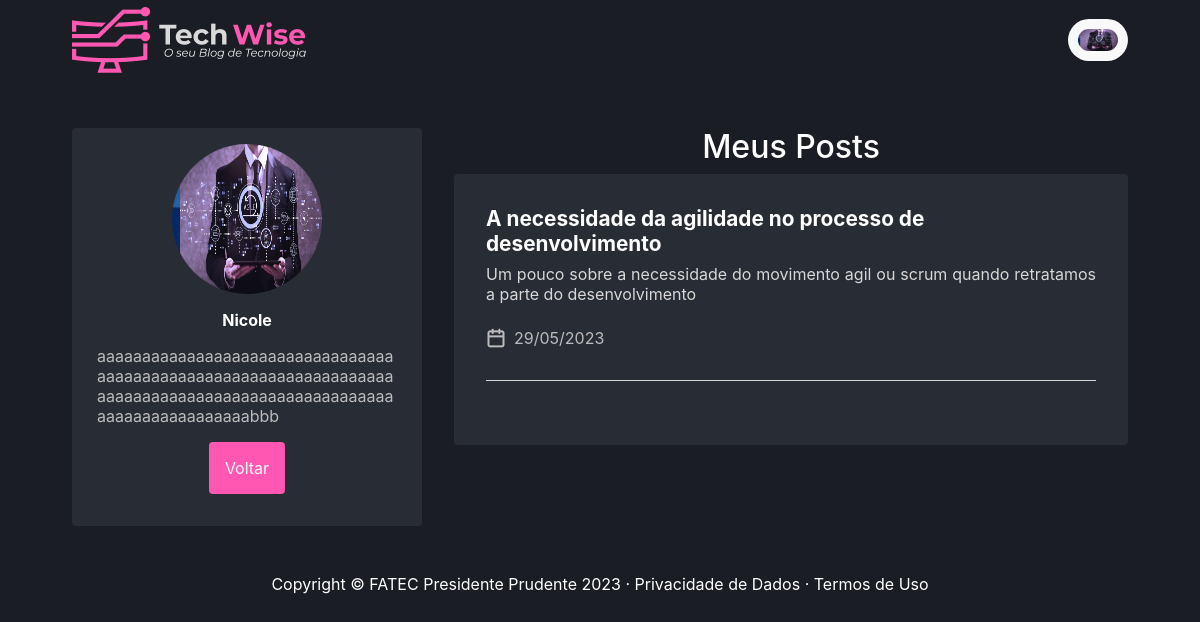
/user/author/8 (signed in), run on an earlier commit of the app's database.
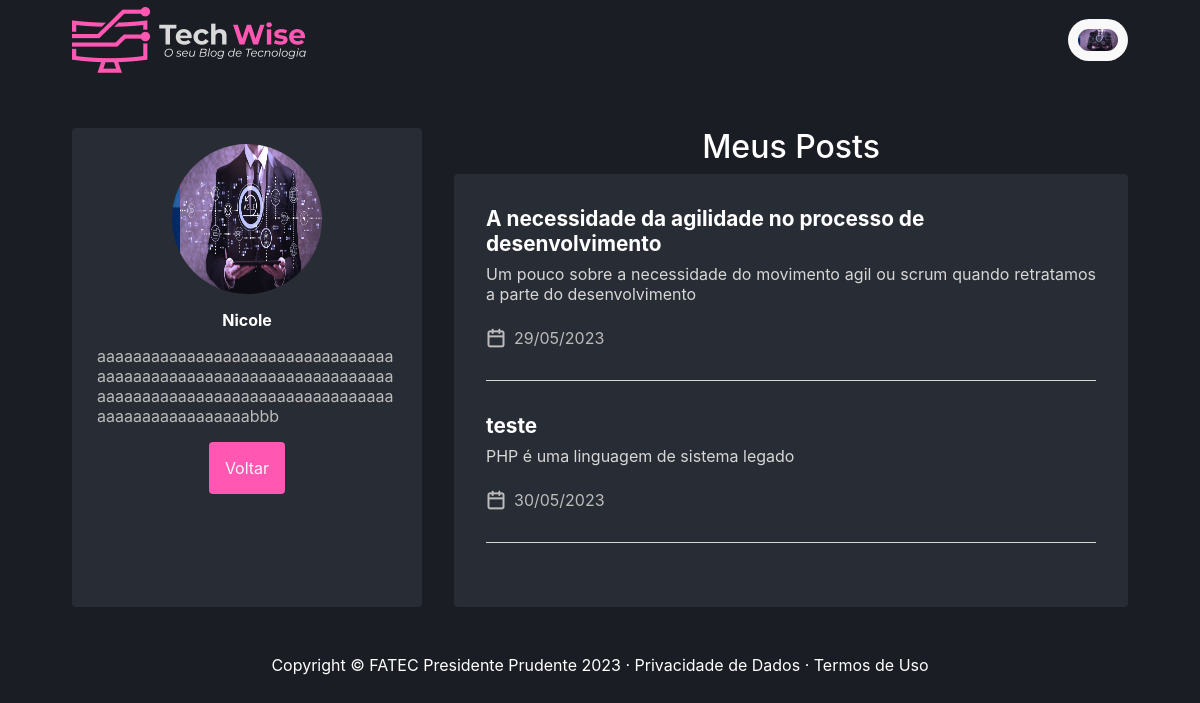
And on a later commit of the database.
### tables this page shows
CREATE TABLE `user` (
  `idUser` int(11) NOT NULL,
  `name` varchar(150) NOT NULL,
  `email` varchar(200) NOT NULL,
  `password` varchar(255) NOT NULL,
  `avatar` varchar(255) DEFAULT NULL,
  `description` text DEFAULT NULL,
  `type` varchar(45) DEFAULT NULL
);

CREATE TABLE `article` (
  `idArticle` int(11) NOT NULL,
  `idUser` int(11) NOT NULL,
  `resume` varchar(250) NOT NULL,
  `text` text NOT NULL,
  `image` varchar(255) NOT NULL,
  `feedback` varchar(255) DEFAULT NULL,
  `status` varchar(255) NOT NULL,
  `idCategory` int(11) NOT NULL,
  `createdAt` date NOT NULL DEFAULT current_timestamp(),
  `title` varchar(100) NOT NULL
);

### App/Controllers/UserController.php (called while the page is built, shortened)
<?php
class UserController extends Controller
{
    public function author()
    {
        $userDAO = new UserDAO();
        $idUser = func_get_args()[0];
        if (is_array($idUser)) {
            $idUser = $idUser[0];
        }
        $user = $userDAO->getById($idUser);
        $article = new ArticleDAO;
        self::setViewParam('articleExibitionUser', $article->listarArtigosAprovados($idUser));
        $this->render('/user/author');
    }
}

### index.php (called while the page is built, shortened)
<?php
try {
    $app = new App();
    $app->run();
}catch (\Exception $e){
    $oError = new Erro($e);
    $oError->render();
}

### App/Models/DAO/BaseDAO.php (called while the page is built, shortened)
<?php
abstract class BaseDAO
{
    private $conexao;
    public function __construct()
    {
        $this->conexao = Conexao::getConnection();
    }
    public function select($sql)
    {
        if(!empty($sql))
        {
            return $this->conexao->query($sql);
        }
    }
}

### App/Lib/Conexao.php (called while the page is built, shortened)
<?php
class Conexao
{
    public static function getConnection() {
        $pdoConfig  = DB_DRIVER . ":". "host=" . DB_HOST . ";";
        $pdoConfig .= "dbname=".DB_NAME.";";
        try {
            if(!isset($conn)){
                $conn =  new PDO($pdoConfig, DB_USER, DB_PASSWORD);
                $conn->setAttribute(PDO::ATTR_ERRMODE, PDO::ERRMODE_EXCEPTION);
            }
            return $conn;
        } catch (PDOException $e) {
            throw new Exception("Erro de conexão com o banco de dados. ($e)",500);
        }
    }
}

### App/Models/DAO/UserDAO.php (called while the page is built, shortened)
<?php
class UserDAO extends BaseDAO
{
    public function getById(int $idUser)
    {
        $resultado = $this->select("SELECT * FROM user WHERE idUser = $idUser");
        return $resultado->fetchObject(User::class);
    }
}

### App/Models/Entidades/User.php (called while the page is built, shortened)
<?php
class User
{
    private string $name;
    private ?string $avatar;
    private ?string $description;
	public function getName(): string {
		return $this->name;
	}
	public function getAvatar(): ?string {
		return $this->avatar;
	}
	public function getDescription(): string {
		return $this->description;
	}
}

### App/Models/DAO/ArticleDAO.php (called while the page is built, shortened)
<?php
class ArticleDAO extends BaseDAO
{
    public function listarArtigosAprovados($idUserLog)
{
    $resultado = $this->select("SELECT * FROM article WHERE idUser = '$idUserLog' AND status = 'Aproved'");
    return $resultado->fetchAll(\PDO::FETCH_CLASS, Article::class);
}
}

### App/Models/Entidades/Article.php (called while the page is built, shortened)
<?php
class Article
{
    private int $idArticle;
    private string $title;
    private string $resume;
    private string $createdAt;
    public function getIdArticle(): int {
        return $this->idArticle;
    }
    public function getResume(): string {
        return $this->resume;
    }
	public function getCreatedAt() {
		return new DateTime($this->createdAt);
	}
	public function getTitle(): string {
		return $this->title;
	}
}

### App/Views/user/author.php (the view)
<main class="container">
  <div class="authorContainer">
    <div class="authorProfile">
      <div>
        <div class="avatar">
          <img src="http://<?= APP_HOST ?>/public/images/users/<?= $viewVar['user']->getAvatar() ?>" alt="" />
        </div>
        <strong><?= $viewVar['user']->getName() ?></strong>
        <p><?php echo $viewVar['user']->getDescription(); ?></p>
        <button class="buttonSubmit">Voltar</button>
      </div>
    </div>
    <div class="authorPostsContainer">
      <h2>Meus Posts</h2>
      <div class="authorPosts">
        <div class="postsAuthorSelected">
          <?php foreach ($viewVar['articleExibitionUser'] as $article) { ?>
          <a href="http://<?php echo APP_HOST; ?>/article/detalhes/<?= $article->getIdArticle() ?>">
            <strong><?= $article->getTitle() ?></strong>
            <p><?= $article->getResume() ?></p>
            <ul>
              <li>
                <img src="http://<?php echo APP_HOST; ?>/public/icons/calendar.png" alt="calendario" />
                <time> <?= $article->getCreatedAt()->format('d/m/Y') ?> </time>
              </li>
            </ul>
          </a>
          <?PHP }?>
        </div>
      </div>
    </div>
  </div>
</main>

### App/App.php (shortened to what this page needs)
<?php
class App
{
    private $controller;
    private $action;
    private $params;
    public  $controllerName;
    public function getControllerName()
    {
        return $this->controllerName;
    }
    public function run()
    {
        if ($this->controller) {
            $this->controllerName = ucwords($this->controller) . 'Controller';
            $this->controllerName = preg_replace('/[^a-zA-Z]/i', '', $this->controllerName);
        } else {
            $this->controllerName = "UserController";
        }
        $this->action           = preg_replace('/[^a-zA-Z]/i', '', $this->action);
        $objetoController = new $nomeClasse($this);
        if (method_exists($objetoController, $this->action)) {
            $objetoController->{$this->action}($this->params);
            return;
        } else if (!$this->action && method_exists($objetoController, 'index')) {
            $objetoController->index($this->params);
            return;
        } else {
            throw new Exception("Nosso suporte já esta verificando desculpe!", 500);
        }
        throw new Exception("Página não encontrada.", 404);
    }
    public function url () {
        if ( isset( $_GET['url'] ) ) {
            $path = $_GET['url'];
            $path = rtrim($path, '/');
            $path = filter_var($path, FILTER_SANITIZE_URL);
            $path = explode('/', $path);
            $this->controller  = $this->verificaArray( $path, 0 );
            $this->action      = $this->verificaArray( $path, 1 );
            if ( $this->verificaArray( $path, 2 ) ) {
                unset( $path[0] );
                unset( $path[1] );
                $this->params = array_values( $path );
            }
        }
    }
    private function verificaArray ( $array, $key ) {
        if ( isset( $array[ $key ] ) && !empty( $array[ $key ] ) ) {
            return $array[ $key ];
        }
        return null;
    }
}

### App/Controllers/Controller.php (shortened to what this page needs)
<?php
abstract class Controller
{
    private $viewVar;
    public function render($view)
    {
        $viewVar = $this->getViewVar();
        if ($view != "/user/login"  && $view != "/user/cadastro") {
            require_once PATH . '/App/Views/layouts/header.php';
            require_once PATH . '/App/Views/layouts/menu.php';
            require_once PATH . '/App/Views/' . $view . '.php';
            require_once PATH . '/App/Views/layouts/footer.php';
        }else {
            require_once PATH . '/App/Views/layouts/header.php';
            require_once PATH . '/App/Views/' . $view . '.php';
        }
    }
    public function getViewVar()
    {
        return $this->viewVar;
    }
    public function setViewParam($varName, $varValue)
    {
        if ($varName != "" && $varValue != "") {
            $this->viewVar[$varName] = $varValue;
        }
    }
}

### App/Views/layouts/header.php (shortened to what this page needs)
<!DOCTYPE html>
<html lang="pt">
<head>
    <link href="https://cdn.jsdelivr.net/npm/bootstrap@5.3.0-alpha2/dist/css/bootstrap.min.css" rel="stylesheet">
    <link rel="stylesheet" href="https://cdn.jsdelivr.net/npm/bootstrap-icons@1.5.0/font/bootstrap-icons.css">
    <link href="http://<?php echo APP_HOST; ?>/public/css/style.css" rel="stylesheet">
    <link href="http://<?php echo APP_HOST; ?>/public/css/list-user.css" rel="stylesheet">
    <link href="http://<?php echo APP_HOST; ?>/public/css/like.css" rel="stylesheet">
</head>
<body>

### App/Views/layouts/menu.php (shortened to what this page needs)
<?php if(!isset($_SESSION["loggedin"]) || !$_SESSION["loggedin"]){ ?>
                    <li <?php if($viewVar['nameController'] == "UserController") { ?> class="active" <?php } ?>>
                        <a class="nav-link" href="http://<?= APP_HOST.'/' ?>">
                    </li>
                <?php } else { ?>
<header class="headerContainer">
  <div class="headerContent">
    <a href="http://<?php echo APP_HOST; ?>/home">
      <img src=" http://<?php echo APP_HOST; ?>/public/icons/logo.png" alt="Logo" />
    </a>
    <div class="container-popover">
      <div class="popover-trigger">
        <button class="popover-btn">
          <img src="http://<?php echo APP_HOST; ?>/public/images/users/<?= $viewVar['user']->getAvatar(); ?>" style="width: 40px; border-radius:100px;" alt="user" />
        </button>
      </div>
      <?php
}
?>
    </div>
  </div>
</header>

### App/Views/layouts/footer.php (shortened to what this page needs)
<footer class="text-center text-white my-5" >
    <p>Copyright  &copy; FATEC Presidente Prudente <?= date('Y'); ?> &middot; <a class="text-white" href="#">Privacidade de Dados</a> &middot; <a class="text-white" href="#">Termos de Uso</a></p>
</footer>
</body>
</html>

### public/css/style.css (style rules this page uses)
html { position: relative; min-height: 100%; overflow-x: hidden; }
* { box-sizing: border-box; margin: 0; padding: 0; }
.headerContainer { height: 5rem; }
.headerContent { max-width: 1120px; height: 5rem; margin: 0 auto; padding: 0 2rem; display: flex; justify-content: space-between; align-items: center; }
.container-popover { position: relative; }
.popover-trigger { position: relative; display: inline-block; }
.popover-btn { background-color: #f9f9f9; border: none; padding: 10px; border-radius: 99999px; }
.container { max-width: 1120px; margin: 0 auto; padding: 0 2rem; }
body { background: #1a1d23 !important; color: #fff; }
body, input, textarea, select, button { font: 400 1rem "Inter", sans-serif; }
button { cursor: pointer; }
a { color: inherit; text-decoration: none; }
.avatar { height: 64px; width: 64px; border-radius: 999px; }
.avatar img { width: 100%; height: 100%; border-radius: 999px; }
.buttonSubmit { color: #F8F8F8; padding: 1rem; border-radius: 4px; display: flex; align-items: center; justify-content: center; background: #FF57B2; outline: 0; border: 0; margin-bottom: 1rem; }
.authorContainer { display: grid; grid-template-columns: 350px auto; gap: 2rem; margin-top: 3rem; }
.authorProfile { background-color: #282C34; display: flex; flex-direction: column; align-items: center; padding: 1rem; border-radius: 4px; max-height: 600px; justify-content: space-between; }
.authorProfile div { display: flex; flex-direction: column; align-items: center; }
.authorProfile .avatar { height: 150px; width: 150px; margin-bottom: 1rem; }
.authorProfile p { text-align: justify; margin-top: 1rem; color: #BBBBBB; word-wrap: break-word; width: 300px; }
.authorPostsContainer h2 { text-align: center; }
.authorPosts { background-color: #282C34; padding: 2rem; border-radius: 4px; }
.postsAuthorSelected a { display: flex; flex-direction: column; gap: 0.5rem; }
.postsAuthorSelected strong { font-size: 1.3rem; }
.postsAuthorSelected p { color: #D7D7D7; text-align: justify; }
.postsAuthorSelected ul { display: flex; align-items: center; margin-bottom: 2rem; list-style: none; padding: 0; border-bottom: 1px solid #D7D7D7; padding-bottom: 2rem; }
.postsAuthorSelected ul li { margin-right: 3rem; color: #bbbbbb; display: flex; align-items: center; gap: 0.5rem; }

What changed in the data, as far as the page shows it:
added article: title "teste", resume "PHP é uma linguagem de sistema legado", createdAt "30/05/2023"
